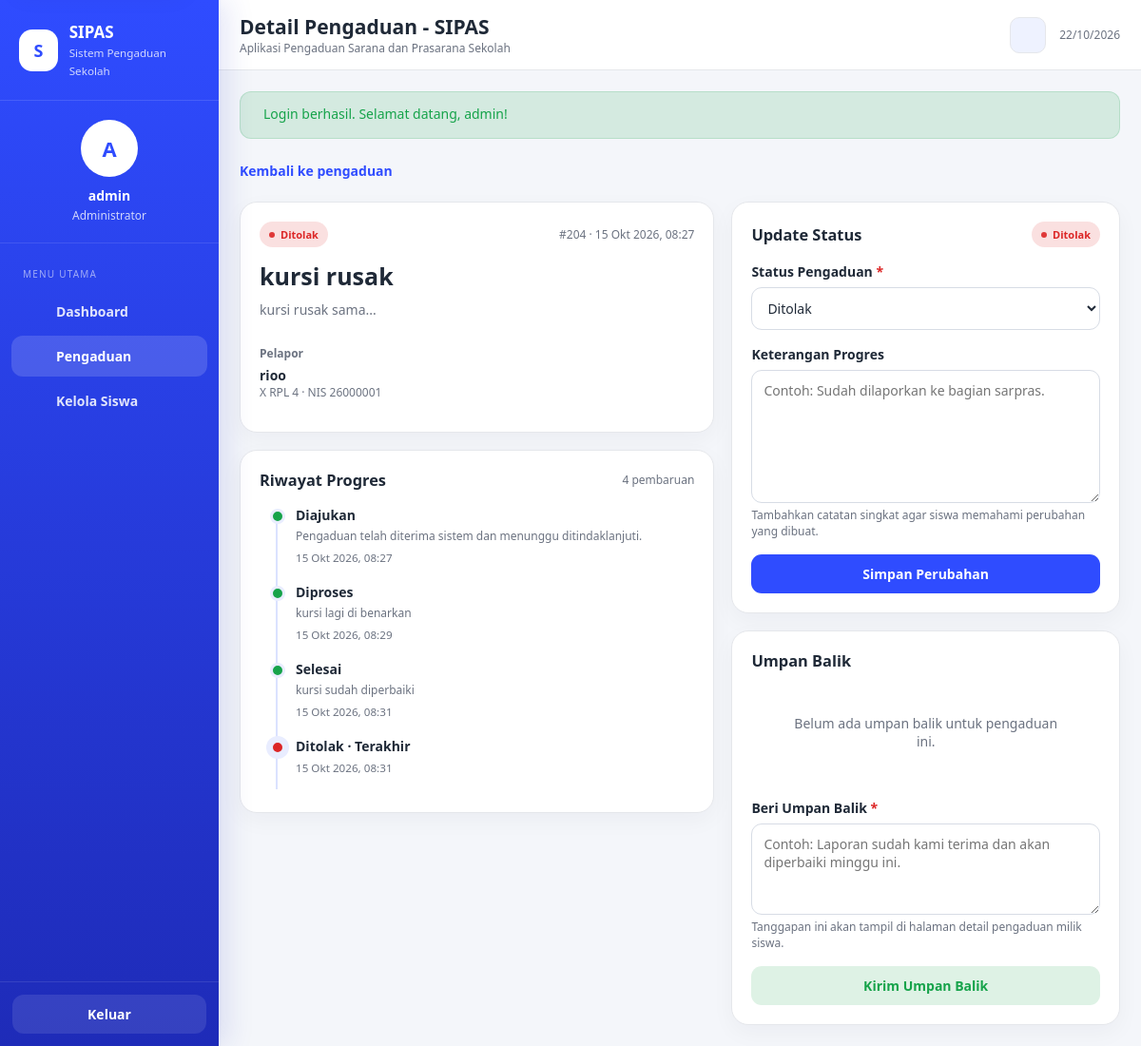
The page /index.php?page=admin-detail&id=204 (signed in) on the database its author committed.
### tables this page shows
CREATE TABLE `pengaduan` (
  `id_pengaduan` int(10) UNSIGNED NOT NULL,
  `id_siswa` int(10) UNSIGNED NOT NULL,
  `judul_pengaduan` varchar(150) NOT NULL,
  `isi_pengaduan` text NOT NULL,
  `tanggal_pengaduan` datetime NOT NULL DEFAULT current_timestamp(),
  `status` enum('Diajukan','Diproses','Selesai','Ditolak') NOT NULL DEFAULT 'Diajukan'
);

CREATE TABLE `siswa` (
  `id_siswa` int(10) UNSIGNED NOT NULL,
  `id_user` int(10) UNSIGNED NOT NULL,
  `nis` varchar(20) NOT NULL,
  `nama_siswa` varchar(100) NOT NULL,
  `kelas` varchar(30) NOT NULL
);

CREATE TABLE `progres_pengaduan` (
  `id_progres` int(10) UNSIGNED NOT NULL,
  `id_pengaduan` int(10) UNSIGNED NOT NULL,
  `status_progres` varchar(100) NOT NULL,
  `keterangan` text DEFAULT NULL,
  `tanggal_progres` datetime NOT NULL DEFAULT current_timestamp()
);

### controllers/PengaduanController.php (called while the page is built, shortened)
<?php
class PengaduanController
{
    private $pengaduan;
    private $progres;
    private $feedback;
    public function __construct($db)
    {
        $this->pengaduan = new PengaduanModel($db);
        $this->progres = new ProgresModel($db);
        $this->feedback = new FeedbackModel($db);
    }
    public function adminDetail() {
        $id = (int) ((isset($_GET['id']) ? $_GET['id'] : 0));
        $data = $this->pengaduan->findById($id);
        view('admin/detail', [
            'pengaduan' => $data,
            'progres' => $this->progres->findByPengaduan($id),
            'feedbacks' => $this->feedback->listByPengaduan($id)
        ]);
    }
}

### models/PengaduanModel.php (called while the page is built, shortened)
<?php
class PengaduanModel
{
    private $db;
    public function __construct($db)
    {
        $this->db = $db;
    }
    public function findById($id)
    {
        $stmt = $this->db->prepare('SELECT p.*, s.nis, s.nama_siswa, s.kelas FROM pengaduan p INNER JOIN siswa s ON s.id_siswa = p.id_siswa WHERE p.id_pengaduan = ? LIMIT 1');
        $stmt->execute([$id]);
        $row = $stmt->fetch();
        return $row ?: null;
    }
}

### models/ProgresModel.php (called while the page is built, shortened)
<?php
class ProgresModel
{
    private $db;
    public function __construct($db)
    {
        $this->db = $db;
    }
    public function findByPengaduan($idPengaduan) {
        $stmt = $this->db->prepare('SELECT * FROM progres_pengaduan WHERE id_pengaduan = ? ORDER BY tanggal_progres ASC, id_progres ASC');
        $stmt->execute([$idPengaduan]);
        return $stmt->fetchAll();
    }
}

### views/admin/detail.php (the view, shortened to what this page needs)
<?php
$lastProgressIndex = !empty($progres) ? count($progres) - 1 : -1;
require __DIR__ . '/../layout/header.php';
?>
<a class="link page-back" href="index.php?page=admin-pengaduan"><?= uiIcon('arrow-left') ?><span>Kembali ke pengaduan</span></a>
<div class="detail-grid">
    <div>
        <div class="card">
            <div class="card-body">
                <div class="detail-topline">
                    <?= statusBadge($pengaduan['status']) ?>
                    <span class="small muted">#<?= (int)$pengaduan['id_pengaduan'] ?> · <?= e(formatTanggal($pengaduan['tanggal_pengaduan'])) ?></span>
                </div>
                <h2 class="detail-title"><?= e($pengaduan['judul_pengaduan']) ?></h2>
                <p class="detail-description"><?=  e($pengaduan['isi_pengaduan']) ?></p>
                <div class="detail-item detail-reporter">
                    <label>Pelapor</label>
                    <strong><?= e($pengaduan['nama_siswa']) ?></strong>
                    <div class="small muted"><?= e($pengaduan['kelas']) ?> · NIS <?= e($pengaduan['nis']) ?></div>
                </div>
            </div>
        </div>
        <div class="card card-space-top">
            <div class="card-body">
                <div class="section-title"><h3>Riwayat Progres</h3><span class="small muted"><?= count($progres) ?> pembaruan</span></div>
                <?php if(empty($progres)): ?>
                    <div class="empty">Belum ada progres.</div>
                <?php else: ?>
                    <div class="timeline" aria-label="Riwayat progres pengaduan">
                        <?php foreach($progres as $index => $item): ?>
                            <div class="timeline-item <?= $index === $lastProgressIndex ? 'is-current' : 'is-complete' ?> <?= $item['status_progres'] === 'Ditolak' ? 'is-rejected' : '' ?>">
                                <span class="timeline-dot" aria-hidden="true"></span>
                                <h4><?= e($item['status_progres']) ?><?= $index === $lastProgressIndex ? ' · Terakhir' : '' ?></h4>
                                <?php if($item['keterangan']): ?><div class="small muted timeline-note"><?= e($item['keterangan']) ?></div><?php endif; ?>
                                <small><?= e(formatTanggal($item['tanggal_progres'])) ?></small>
                            </div>
                        <?php endforeach; ?>
                    </div>
                <?php endif; ?>
            </div>
        </div>
    </div>
    <div>
        <div class="card">
            <div class="card-body">
                <div class="section-title"><h3>Update Status</h3><?= statusBadge($pengaduan['status']) ?></div>
                <form method="post" action="index.php?page=update-status" data-loading>
                    <div class="form-group">
                        <label class="label required" for="status_pengaduan">Status Pengaduan</label>
                        <select class="select" id="status_pengaduan" name="status" required>
                            <?php  foreach(['Diajukan','Diproses','Selesai','Ditolak'] as $st): ?>
                                <option value="<?= e($st) ?>" <?= $pengaduan['status']===$st?'selected':'' ?>><?= e($st) ?></option>
                            <?php endforeach; ?>
                        </select>
                    </div>
                    <div class="form-group">
                        <label class="label" for="keterangan">Keterangan Progres</label>
                        <textarea class="textarea" id="keterangan" name="keterangan" placeholder="Contoh: Sudah dilaporkan ke bagian sarpras."></textarea>
                        <div class="helper">Tambahkan catatan singkat agar siswa memahami perubahan yang dibuat.</div>
                    </div>
                    <button class="btn btn-primary full-width" type="submit" data-loading-label="Menyimpan..."><?= uiIcon('save') ?><span>Simpan Perubahan</span></button>
                </form>
            </div>
        </div>
        <div class="card card-space-top">
            <div class="card-body">
                <h3 class="section-title-simple">Umpan Balik</h3>
                <?php if(empty($feedbacks)): ?>
                    <div class="empty">Belum ada umpan balik untuk pengaduan ini.</div>
                <?php endif; ?>
                <form class="feedback-form" method="post" action="index.php?page=admin-feedback" data-loading>
                    <div class="form-group">
                        <label class="label required" for="isi_feedback_admin">Beri Umpan Balik</label>
                        <textarea class="textarea" id="isi_feedback_admin" name="isi_feedback" maxlength="2000" placeholder="Contoh: Laporan sudah kami terima dan akan diperbaiki minggu ini." required></textarea>
                        <div class="helper">Tanggapan ini akan tampil di halaman detail pengaduan milik siswa.</div>
                    </div>
                    <button class="btn btn-success full-width" type="submit" data-loading-label="Mengirim...">
                        <?= uiIcon('send') ?><span>Kirim Umpan Balik</span>
                    </button>
                </form>
            </div>
        </div>
    </div>
</div>
<?php require __DIR__ . '/../layout/footer.php'; ?>

### helpers.php (shortened to what this page needs)
<?php
function e($value) {
    return htmlspecialchars((string) $value, ENT_QUOTES | ENT_SUBSTITUTE, 'UTF-8');
}
function formatTanggal($tanggal) {
    $ts = strtotime($tanggal);
    $bulan = [1=>'Jan','Feb','Mar','Apr','Mei','Jun','Jul','Agu','Sep','Okt','Nov','Des'];
    return date('d', $ts) . ' ' . $bulan[(int) date('n', $ts)] . ' ' . date('Y, H:i', $ts);
}
function statusBadge($status) {
    $map = [
        'Diajukan' => 'badge-info',
        'Diproses' => 'badge-warning',
        'Selesai' => 'badge-success',
        'Ditolak' => 'badge-danger',
    ];
    $class = isset($map[$status]) ? $map[$status] : 'badge-muted';
    return '<span class="badge ' . e($class) . '" role="status"><span class="badge-dot" aria-hidden="true"></span>' . e($status) . '</span>';
}
function view($file, $data = []) {
    extract($data);
    require __DIR__ . '/views/' . $file . '.php';
}

### rows shown on the page
pengaduan: status "Ditolak Ditolak", id_pengaduan "204", tanggal_pengaduan "15 Okt 2026, 08:27", judul_pengaduan "kursi rusak", isi_pengaduan "kursi rusak sama...", id_siswa.nama_siswa "rioo", id_siswa.kelas "X RPL 4", id_siswa.nis "26000001"
progres_pengaduan: status_progres "Diajukan", keterangan "Pengaduan telah diterima sistem dan menunggu ditindaklanjuti.", tanggal_progres "15 Okt 2026, 08:27"
progres_pengaduan: status_progres "Diproses", keterangan "kursi lagi di benarkan", tanggal_progres "15 Okt 2026, 08:29"
progres_pengaduan: status_progres "Selesai", keterangan "kursi sudah diperbaiki", tanggal_progres "15 Okt 2026, 08:31"
progres_pengaduan: status_progres "Ditolak", shows "· Terakhir", tanggal_progres "15 Okt 2026, 08:31"

### other values the page prints
substr($name, 0, 1) "A"
$name "admin"
$title "Detail Pengaduan - SIPAS"
$flash['message'] "Login berhasil. Selamat datang, admin!"
count($progres) "4"
form field status "Ditolak"
